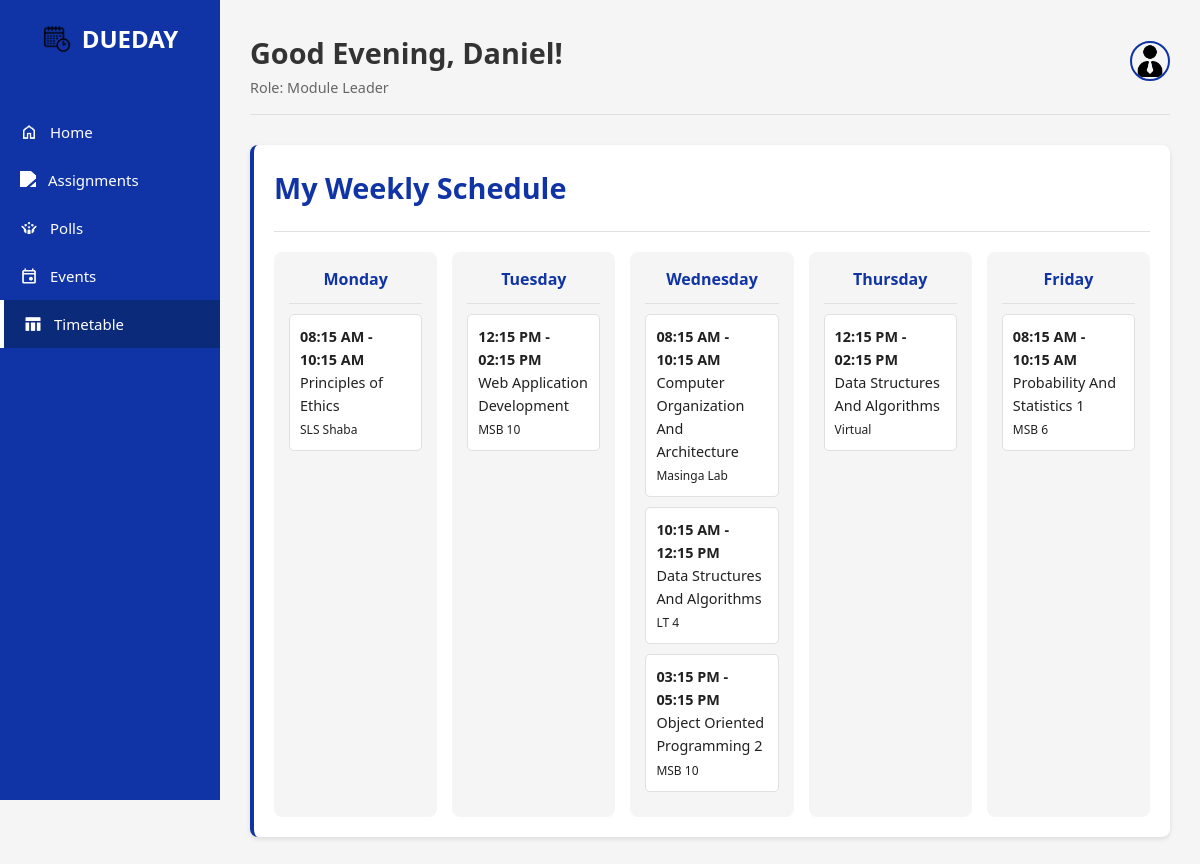
The page /timetable.php (signed in) on the database its author committed.
### tables this page shows
CREATE TABLE `class_schedule` (
  `Entry_ID` int(11) NOT NULL,
  `Class_ID` int(11) NOT NULL,
  `Venue_ID` int(11) NOT NULL,
  `Day_Of_Week` int(11) NOT NULL,
  `Start_Time` time NOT NULL,
  `End_Time` time NOT NULL
);

CREATE TABLE `classes` (
  `Class_ID` int(11) NOT NULL,
  `Class_Name` varchar(100) NOT NULL
);

CREATE TABLE `venues` (
  `Venue_ID` int(11) NOT NULL,
  `Venue_Name` varchar(100) NOT NULL
);

### timetable.php (the view, shortened to what this page needs)
<?php
require_once 'templates/header.php';
$user_schedule_sql = "SELECT
                        cs.Entry_ID,
                        cs.Day_Of_Week,
                        cs.Start_Time,
                        cs.End_Time,
                        c.Class_Name,
                        v.Venue_Name
                    FROM Class_Schedule cs
                    JOIN Classes c ON cs.Class_ID = c.Class_ID
                    JOIN Venues v ON cs.Venue_ID = v.Venue_ID
                    JOIN User_Classes uc ON c.Class_ID = uc.Class_ID
                    WHERE uc.User_ID = ?
                    ORDER BY cs.Day_Of_Week, cs.Start_Time ASC";
$stmt = $conn->prepare($user_schedule_sql);
$stmt->bind_param("i", $user_id);
$stmt->execute();
$schedule_result = $stmt->get_result();
$schedule_by_day = [ 1 => [], 2 => [], 3 => [], 4 => [], 5 => [] ];
while ($row = $schedule_result->fetch_assoc()) {
    if (array_key_exists($row['Day_Of_Week'], $schedule_by_day)) {
        $schedule_by_day[$row['Day_Of_Week']][] = $row;
    }
}
?>
<div class="timetable-container card">
    <div class="page-actions" style="border-bottom: 1px solid var(--medium-gray); padding-bottom: 20px; margin-bottom: 20px;">
        <h2 class="section-title" style="margin-bottom: 0;">My Weekly Schedule</h2>
    </div>
    <div class="weekly-timetable" id="weeklyView">
        <?php
        $days = [1 => 'Monday', 2 => 'Tuesday', 3 => 'Wednesday', 4 => 'Thursday', 5 => 'Friday'];
        foreach ($days as $day_num => $day_name):
        ?>
            <div class="day-column">
                <div class="day-header"><?php echo $day_name; ?></div>
                <?php if (!empty($schedule_by_day[$day_num])): ?>
                    <?php foreach($schedule_by_day[$day_num] as $class): ?>
                        <div class="class-block">
                            <strong><?php echo date('h:i A', strtotime($class['Start_Time'])) . ' - ' . date('h:i A', strtotime($class['End_Time'])); ?></strong><br>
                            <?php echo htmlspecialchars($class['Class_Name']); ?><br>
                            <small><?php echo htmlspecialchars($class['Venue_Name']); ?></small>
                        </div>
                    <?php endforeach; ?>
                <?php else: ?>
                    <p class="no-classes-msg">No classes scheduled.</p>
                <?php endif; ?>
            </div>
        <?php endforeach; ?>
    </div>
</div>
<?php
require_once 'templates/footer.php';
?>

### assets/css/style.css (style rules this page uses)
:root { --egyptian-blue: #1034A6; --egyptian-blue-light: #2a4cb3; --egyptian-blue-dark: #0c2a7a; --light-gray: #f5f5f5; --medium-gray: #e0e0e0; --dark-gray: #333333; --white: #ffffff; --success: #4CAF50; --warning: #FFC107; --danger: #F44336; --navy-shadow: rgba(16, 52, 166, 0.1); --text-primary: #212121; --text-secondary: #666666; }
* { margin: 0; padding: 0; box-sizing: border-box; font-family: 'Segoe UI', Tahoma, Geneva, Verdana, sans-serif; }
body { background-color: var(--light-gray); color: var(--text-primary); line-height: 1.6; }
.section-title { color: var(--egyptian-blue); margin-bottom: 20px; font-size: 1.8rem; }
.page-actions { display: flex; gap: 10px; margin-bottom: 20px; }
.card { background-color: white; border-radius: 8px; padding: 20px; margin-bottom: 20px; box-shadow: 0 2px 5px rgba(0,0,0,0.1); border-left: 4px solid var(--egyptian-blue); }
.timetable-container .page-actions { display: flex; justify-content: space-between; align-items: center; }
.weekly-timetable { display: grid; grid-template-columns: repeat(5, 1fr); gap: 15px; }
.day-column { background-color: var(--light-gray); border-radius: 8px; padding: 15px; }
.day-header { text-align: center; font-weight: 600; color: var(--egyptian-blue); padding-bottom: 10px; margin-bottom: 10px; border-bottom: 1px solid var(--medium-gray); }
.class-block { background-color: var(--white); border-radius: 5px; padding: 10px; margin-bottom: 10px; font-size: 0.9rem; border: 1px solid var(--medium-gray); }

### rows shown on the page
class_schedule: Start_Time "08:15 AM", End_Time "10:15 AM", Class_ID.Class_Name "Principles of Ethics", Venue_ID.Venue_Name "SLS Shaba"
class_schedule: Start_Time "12:15 PM", End_Time "02:15 PM", Class_ID.Class_Name "Web Application Development", Venue_ID.Venue_Name "MSB 10"
class_schedule: Start_Time "08:15 AM", End_Time "10:15 AM", Class_ID.Class_Name "Computer Organization And Architecture", Venue_ID.Venue_Name "Masinga Lab"
class_schedule: Start_Time "10:15 AM", End_Time "12:15 PM", Class_ID.Class_Name "Data Structures And Algorithms", Venue_ID.Venue_Name "LT 4"
class_schedule: Start_Time "03:15 PM", End_Time "05:15 PM", Class_ID.Class_Name "Object Oriented Programming 2", Venue_ID.Venue_Name "MSB 10"
class_schedule: Start_Time "12:15 PM", End_Time "02:15 PM", Class_ID.Class_Name "Data Structures And Algorithms", Venue_ID.Venue_Name "Virtual"
class_schedule: Start_Time "08:15 AM", End_Time "10:15 AM", Class_ID.Class_Name "Probability And Statistics 1", Venue_ID.Venue_Name "MSB 6"

### other values the page prints
$time_based_greeting "Good Evening,"
$user_fname "Daniel"
$user_role "Module Leader"
$day_name "Monday"
$day_name "Tuesday"
$day_name "Wednesday"
$day_name "Thursday"
$day_name "Friday"
